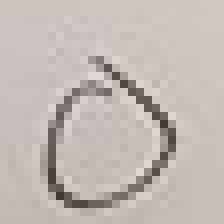
#> input picture Image Preprocessing/images/test_zero.png, 28 x 28 px (shown 8 times larger)
$ python Preprocess.py
#> lines starting #> are read from the running program, lines starting #| are printed output that depends on the picture; after the words box and inside, x2 and y2 are one past the last pixel; in counts of white or black regions, pixels touching at a corner belong together
import cv2
import numpy as np
from matplotlib import pyplot as plt


def process(img):
    img = cv2.GaussianBlur(img,(5,5),0)
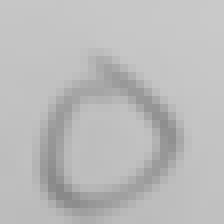
#> img: shape (28, 28) (shown 8 times larger); min 136, max 201, mean 187
    img = cv2.GaussianBlur(img,(5,5),0)
    img = cv2.adaptiveThreshold(img,255,cv2.ADAPTIVE_THRESH_GAUSSIAN_C,\
            cv2.THRESH_BINARY,7,2)
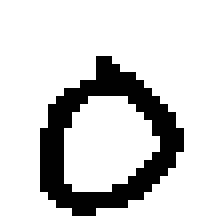
#> img: shape (28, 28) (shown 8 times larger); 82.5% white; black in thin lines or dots, all inside (x1, y1, x2, y2) = (5, 7, 23, 27)
    img = 255 - img
    return img

img = cv2.imread("images/test_zero.png", 0)
th = process(img)

cv2.imwrite("test_zero_filtered.png",th)

$ run again, with Image Preprocessing/images/sample1.png copied over Image Preprocessing/images/test_zero.png
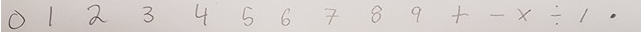
#> input picture Image Preprocessing/images/sample1.png, 641 x 32 px
#> in process, `img = cv2.GaussianBlur(img,(5,5),0)`:
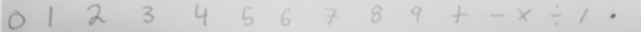
#> img: shape (32, 641); min 105, max 220, mean 208.3
#> in process, `img = cv2.adaptiveThreshold(img,255,cv2.ADAPTIVE_THRESH_GAUSSIAN_C,\ c..`:
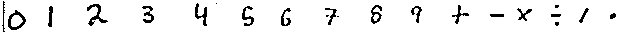
#> img: shape (32, 641); 93.4% white; black in thin lines or dots

$ run again, with Image Preprocessing/images/sample2.png copied over Image Preprocessing/images/test_zero.png
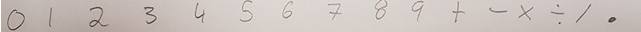
#> input picture Image Preprocessing/images/sample2.png, 641 x 32 px
#> in process, `img = cv2.GaussianBlur(img,(5,5),0)`:
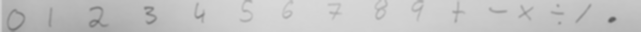
#> img: shape (32, 641); min 88, max 216, mean 195
#> in process, `img = cv2.adaptiveThreshold(img,255,cv2.ADAPTIVE_THRESH_GAUSSIAN_C,\ c..`:
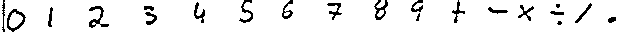
#> img: shape (32, 641); 92.6% white; black in thin lines or dots
